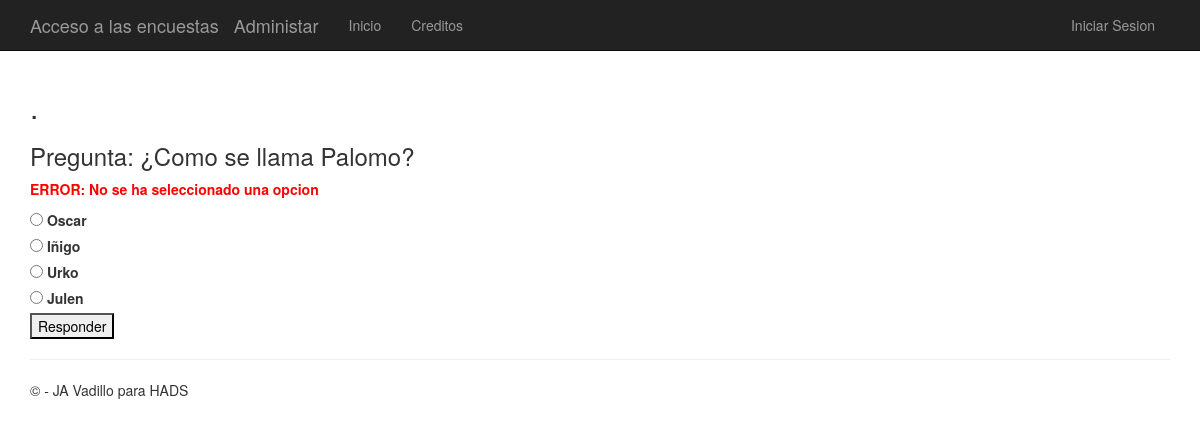
/polls/3/vote/, run on the app's committed database.
### app/models.py (models this page shows)
class QuestionQuiz(models.Model):
    question_text = models.CharField(max_length=200)
    question_theme = models.CharField(default='',max_length=200)
    pub_date = models.DateTimeField('date published')

class Answers(models.Model):
    question = models.ForeignKey(QuestionQuiz)
    answer = models.CharField(max_length=200)
    correct = models.BooleanField(default=False)
    votes = models.IntegerField(default=0)

### app/views.py (the view)
# urls.py: url(r'^polls/(?P<question_id>\d+)/vote/$', app.views.vote, name='vote'),
def vote(request, question_id):
    p = get_object_or_404(QuestionQuiz, pk=question_id)
    try:
        selected_choice = p.answers_set.get(pk=request.POST['choice'])
    except (KeyError, Answers.DoesNotExist):
        return render(request, 'polls/detail.html', {
            'question': p,
            'error_message': "ERROR: No se ha seleccionado una opcion",
        })
    else:
        selected_choice.votes += 1
        selected_choice.save()
        return HttpResponseRedirect(reverse('results', args=(p.id, selected_choice.id,)))

### app/templates/polls/detail.html (shortened to what this page needs)
﻿{% extends "app/layout.html" %}
{% block content %}
<h2>{{ title }}.</h2>
<h3>Pregunta: {{ question.question_text }}</h3>
{% if error_message %}<p><strong style="color:red;"><b>{{ error_message }}</b></strong></p>{% endif %}
<form action="{% url 'vote' question.id %}" method="post">
{% if not request.user.is_authenticated %}
    {% for answer in question.answers_set.all %}
        <input type="radio" name="choice" id="choice{{ forloop.counter }}" value="{{ answer.id }}" />
        <label for="choice{{ forloop.counter }}">{{ answer.answer }}</label><br />
    {% endfor %}
{% endif %}
{% if request.user.is_authenticated %}
    {% for answer in question.answers_set.all %}
        <label for="choice{{ forloop.counter }}">{{ answer.answer }}</label>
        <ul>
            <li for="choice{{ forloop.counter }}">Es correcta:{{ answer.correct }}</li>
            <li for="choice{{ forloop.counter }}">Número de votos:{{ answer.votes }}</li>
        </ul>
        <br />
    {% endfor %}
    <a href="{% url 'choice_add' question.id %}"><h3>Insertar Opciones</h3></a>
    <a href="{% url 'chart' question.id %}"> <h3>Ver resultado de la votacion</h3> </a><br />
{% else %}
    <input type="submit" value="Responder" />
{% endif %}
</form>
{% endblock %}

### app/static/app/content/site.css (style rules this page uses)
body { padding-top: 50px; padding-bottom: 20px; }
input, select, textarea { max-width: 280px; }

### data on the page
QuestionQuiz: question_text "¿Como se llama Palomo?"
Answers: answer "Oscar"
Answers: answer "Iñigo"
Answers: answer "Urko"
Answers: answer "Julen"

### other printed values
{{ error_message }} "ERROR: No se ha seleccionado una opcion"
